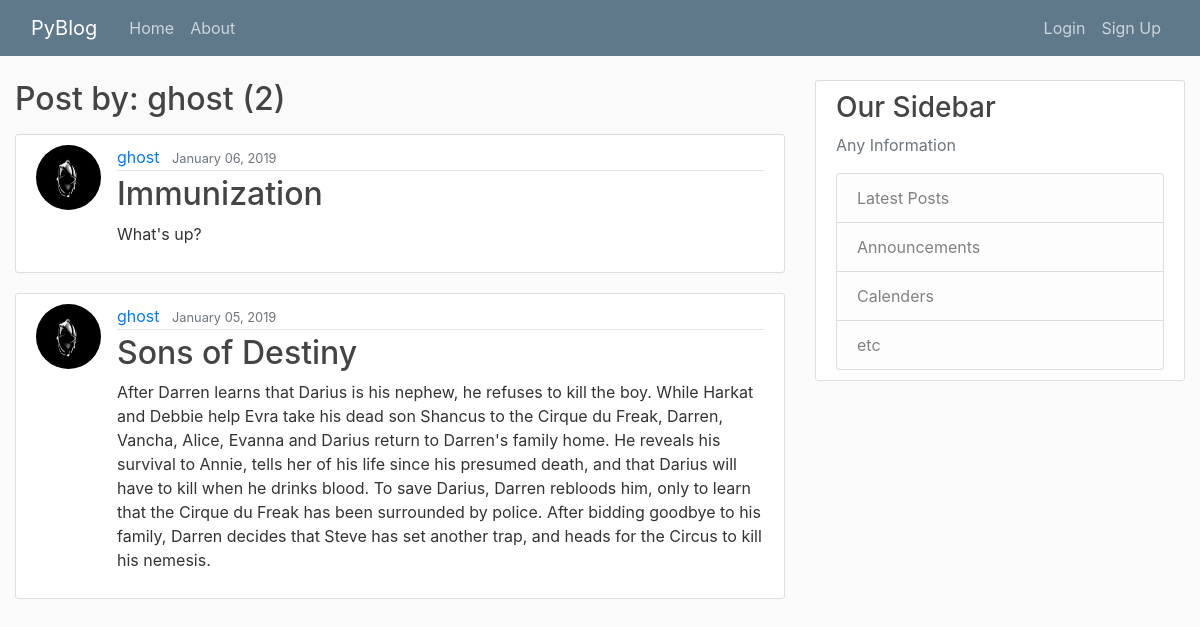
Page /user/ghost/ on the earlier database version.
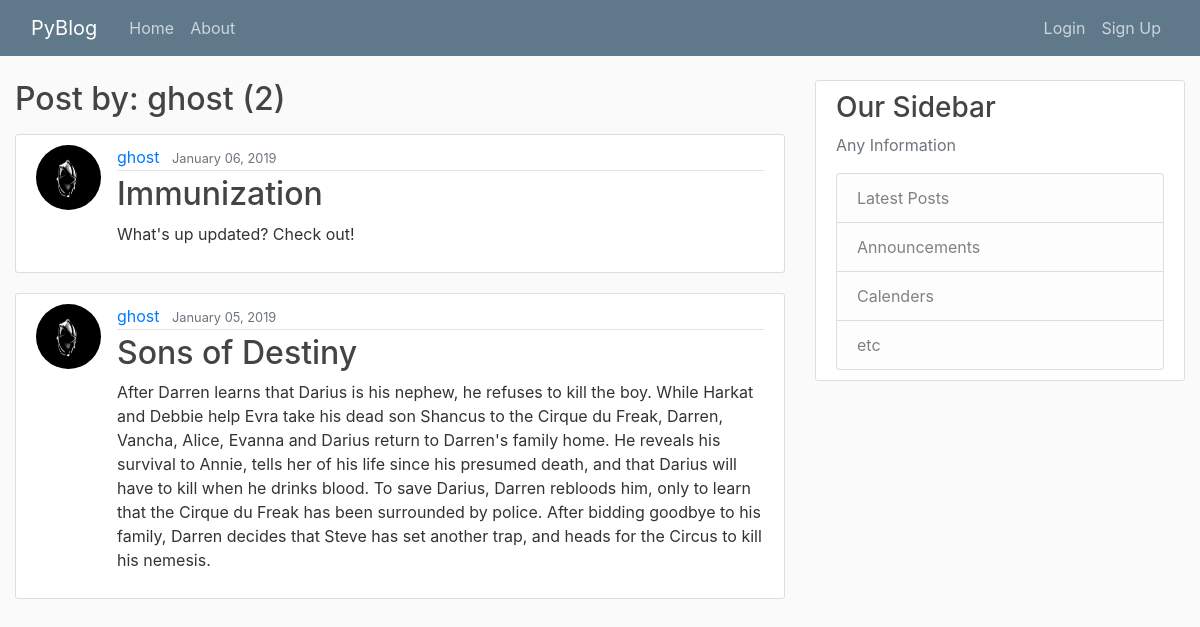
Same page on the later database version.
### blog/models.py (models this page shows, shortened)
class Post(models.Model):
    title = models.CharField(max_length=20)
    content = models.TextField()
    created = models.DateTimeField(default=timezone.now)
    author = models.ForeignKey(User, on_delete=models.CASCADE)

### users/models.py (models this page shows, shortened)
class Profile(models.Model):
    user = models.OneToOneField(User, on_delete=models.CASCADE)
    image = models.ImageField(default='default.jpg', upload_to='profile_pics')
    bio = models.CharField(max_length=100)

### blog/views.py (the view)
# urls.py: path('user/<str:username>/', UserPostListView.as_view(), name='user-posts'),
class UserPostListView(ListView):
    model = Post
    template_name = 'blog/user_posts.html'
    context_object_name = 'posts'
    paginate_by = 2
    def get_queryset(self):
        user = get_object_or_404(User, username=self.kwargs.get('username'))
        return Post.objects.filter(author=user).order_by('-created')

### blog/templates/blog/user_posts.html (shortened to what this page needs)
{% extends 'blog/base.html' %}
{% block body %}
    <h2 class="mb-3">Post by: {{ view.kwargs.username }} ({{ page_obj.paginator.count }})</h2>
{% if posts %}
    {% for post in posts %}
        <article class="media content-section">
        <img class="rounded-circle article-img" src="{{ post.author.profile.image.url }}">
          <div class="media-body">
            <div class="article-metadata">
              <a class="mr-2" href="{% url 'blog:user-posts' post.author.username %}">{{ post.author }}</a>
              <small class="text-muted">{{ post.created|date:"F d, Y" }}</small>
            </div>
            <h2><a class="article-title" href="{% url 'blog:post-detail' post.id %}">{{ post.title }}</a></h2>
            <p class="article-content">{{ post.content }}</p>
          </div>
        </article>
    {% endfor %}
    {% else %}
    <h3>No Posts Yet.</h3>
{% endif %}
{% endblock %}

### blog/templates/blog/base.html (shortened to what this page needs)
{% load static %}
<!DOCTYPE html>
<html lang="en">
<head>
    <link rel="stylesheet" href="https://maxcdn.bootstrapcdn.com/bootstrap/4.0.0/css/bootstrap.min.css">
    <link rel="stylesheet" type="text/css" href="{% static 'blog/main.css' %}">
</head>
<body>
<header class="site-header">
    <nav class="navbar navbar-expand-md navbar-dark bg-steel fixed-top">
        <div class="container-fluid">
            <a class="navbar-brand mr-4" href="{% url 'blog:blog-index' %}">PyBlog</a>
            <div class="collapse navbar-collapse" id="navbarToggle">
                <div class="navbar-nav mr-auto">
                    <a class="nav-item nav-link" href="{% url 'blog:blog-index' %}">Home</a>
                    <a class="nav-item nav-link" href="{% url 'blog:blog-about' %}">About</a>
                </div>
                <div class="navbar-nav">
                    {% if user.is_authenticated %}
                    <a class="nav-item nav-link" href="{% url 'blog:post-create' %}">New Post</a>
                    <a class="nav-item nav-link" href="{% url 'profile' %}">Profile</a>
                    <a class="nav-item nav-link" href="{% url 'logout' %}">Logout</a>
                    {% else %}
                    <a class="nav-item nav-link" href="{% url 'login' %}">Login</a>
                    <a class="nav-item nav-link" href="{% url 'register' %}">Sign Up</a>
                    {% endif %}
                </div>
            </div>
        </div>
    </nav>
</header>
<main role="main" class="container-fluid">
    <div class="row">
           <div class="col-md-8">
            {% block body %}{% endblock %}
        </div>
    <div class="col-md-4">
        <div class="content-section">
            <h3>Our Sidebar</h3>
            <p class="text-muted">Any Information</p>
            <ul class="list-group">
                <li class="list-group-item list-group-item-light">Latest Posts</li>
                <li class="list-group-item list-group-item-light">Announcements</li>
                <li class="list-group-item list-group-item-light">Calenders</li>
                <li class="list-group-item list-group-item-light">etc</li>
            </ul>
        </div>
    </div>
    </div>
</main>
</body>
</html>

### blog/static/blog/main.css (style rules this page uses)
body { background: #fafafa; color: #333333; margin-top: 5rem; }
h1, h2, h3, h4, h5, h6 { color: #444444; }
ul { margin: 0; }
.bg-steel { background-color: #5f788a; }
.site-header .navbar-nav .nav-link { color: #cbd5db; }
.content-section { background: #ffffff; padding: 10px 20px; border: 1px solid #dddddd; border-radius: 3px; margin-bottom: 20px; }
.article-title { color: #444444; }
.article-content { white-space: pre-line; }
.article-img { height: 65px; width: 65px; margin-right: 16px; }
.article-metadata { padding-bottom: 1px; margin-bottom: 4px; border-bottom: 1px solid #e3e3e3 }

Differences in the rows shown:
changed Post "Immunization": content "What's up?" → "What's up updated? Check out!"
